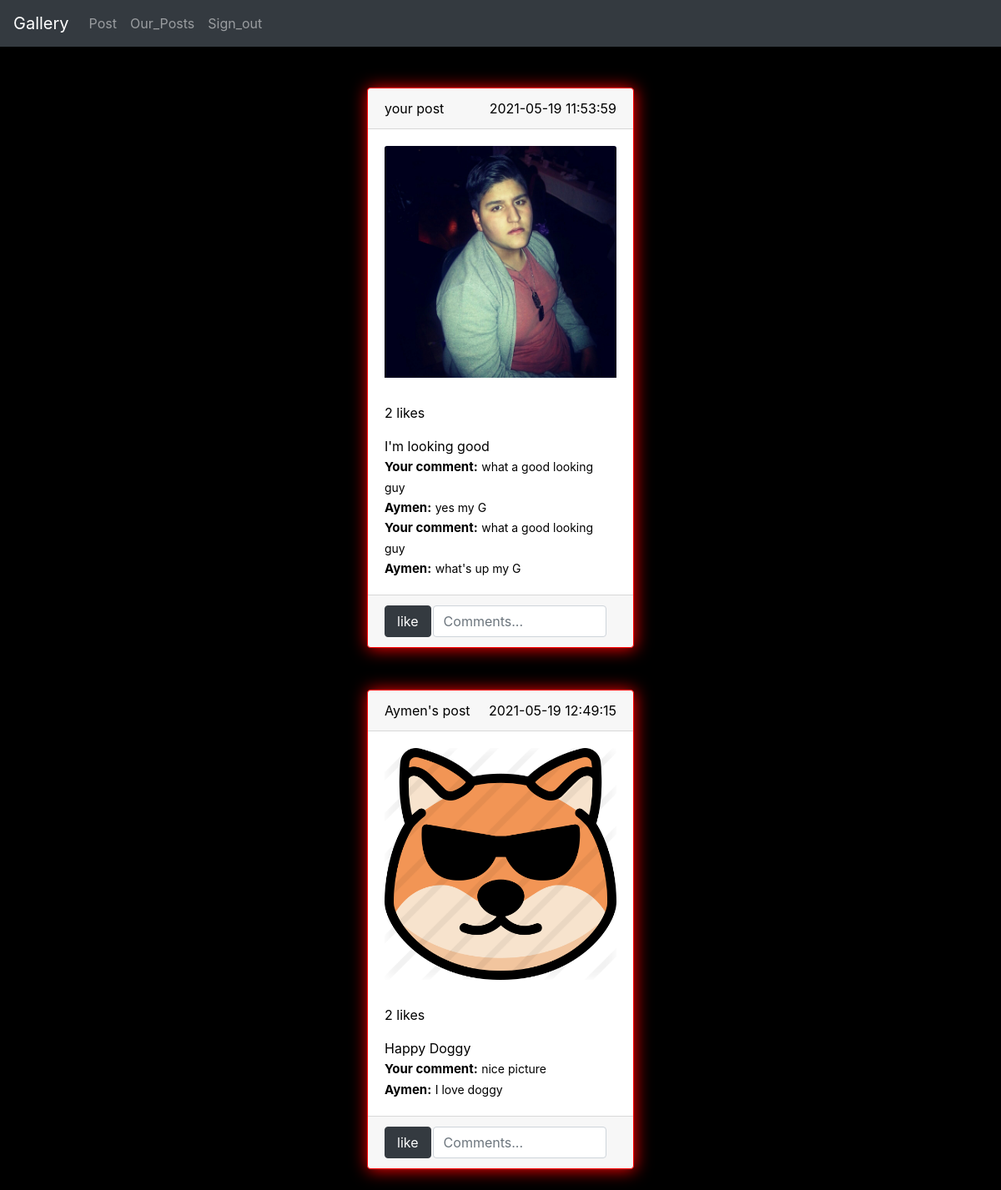
Page /our_post (signed in) on the committed database.
### Gallery/models.py (models this page shows)
class Photo(db.Model):
   id=db.Column(db.Integer,primary_key=True)
   description=db.Column(db.String(10000))
   path=db.Column(db.String(150))
   date=db.Column(db.DateTime(timezone=True),default=func.now())
   user_id=db.Column(db.Integer,db.ForeignKey('user.id'))

class Comment(db.Model):
  id=db.Column(db.Integer, primary_key=True)
  photo_id=db.Column(db.Integer,db.ForeignKey('photo.id'))
  user_id=db.Column(db.Integer,db.ForeignKey('user.id'))
  body=db.Column(db.String(10000))

class User(db.Model,UserMixin):
   id=db.Column(db.Integer, primary_key=True)
   email=db.Column(db.String(150), unique=True)
   password=db.Column(db.String(150))
   first_name=db.Column(db.String(150))
   photos=db.relationship('Photo',backref='user', lazy=True)
   comments=db.relationship('Comment',backref='user',lazy=True)

### Gallery/views.py (the view)
@views.route('/our_post',methods=['GET','POST'])
@login_required
def our_photo():
   if request.method=='POST':
      comment=request.form.get('comment')
      photo_id=request.form.get('photo_id')
      check_comment(comment,photo_id)
   photos=Photo.query.all()
   return render_template("our_photo.html",user=current_user,photos=photos,Like=Like,Comment=Comment)

### Gallery/__init__.py (called while the page is built)
def make_app():
  app.config['SECRET_KEY']='1234'
  app.config['UPLOAD_FOLDER'] = UPLOAD_FOLDER
  app.config['SQLALCHEMY_DATABASE_URI']=f'sqlite:///{DB_NAME}'
  db.init_app(app)
  from .views import views
  from .auth import auth
  from .models import User,Photo,Like,Comment
  make_database(app)
  app.register_blueprint(views,url_prefix='/')
  app.register_blueprint(auth,url_prefix='/')
  login_manager=LoginManager()
  login_manager.login_view='auth.sign_in'
  login_manager.init_app(app)
  @login_manager.user_loader
  def load_user(id):
    return User.query.get((int(id)))
  return app

### Gallery/templates/our_photo.html (shortened to what this page needs)
{% extends "parent.html" %}
{% block link %}<link rel="stylesheet" href="{{ url_for('static', filename='css/styles.css') }}">{% endblock %}
{% block content %}
{% for photo in photos %}
<div class="col-md-9 col-sm-11 d-flex justify-content-center background" style="margin:auto;"  >
  <div class="cards-spacing">
      <div class="card text-center" style="width: 20rem; ">
          <div class="card-header">
              <span class="post-title">
                  {% if current_user.first_name==photo.user.first_name %}
                   your post
                  {% else %}
                  {{photo.user.first_name}}'s post
                  {% endif %}
                </span>
              <span class="post-date">{{photo.date}}</span>
          </div>
          <div class="card-body">
              <img class="card-img-top" src={{photo.path}} alt="Card image cap">
              <p class="card-text likes">{{Like.query.filter_by(photo_id=photo.id).count()}} likes</p>
              <div class="card-text">{{photo.description}}</div>
              {% set comments =Comment.query.filter_by(photo_id=photo.id)%}
              {% for comment in comments %}
              <div class="card-text">
              {% if comment.user.id==current_user.id%}
                <b style="font-size: 15px;">Your comment:</b>
              {% else %}
                 <b style="font-size: 15px;">{{comment.user.first_name}}:</b>
              {% endif %}
             <span  style="font-size: 14px;"> {{comment.body}}</span></div>
              {% endfor %}
          </div>
          <div class="card-footer text-muted">
            <form method='POST'>
            <button type="button" class="btn btn-dark like" onClick="addlike({{photo.id}})">like</button>
              <input class="form-control comment" type="text" placeholder="Comments..." name="comment" >
          </div>
      </div>
  </div>
</div>
{% endfor %}
{% endblock %}

### Gallery/templates/parent.html (shortened to what this page needs)
<!DOCTYPE html>
<html lang="en">
<head>
  <link
  rel="stylesheet"
  href="https://stackpath.bootstrapcdn.com/bootstrap/4.4.1/css/bootstrap.min.css"
/>
<link
  rel="stylesheet"
  href="https://stackpath.bootstrapcdn.com/font-awesome/4.7.0/css/font-awesome.min.css"
/>
{% block link %}{% endblock %}
</head>
<body style="background-color: black; color: rgba(240, 255, 255, 0.74);">
  <nav class="navbar navbar-expand-lg navbar-dark bg-dark mb-4">
    <a class="navbar-brand" href="#">Gallery</a>
    <div class="collapse navbar-collapse" id="navbarNavAltMarkup">
      <div class="navbar-nav">
        {% if user.is_authenticated %}
        <a class="nav-item nav-link" href="/post">Post</a>
        <a class="nav-item nav-link" href="/our_post ">Our_Posts</a>
        <a class="nav-item nav-link" href="/sign_out">Sign_out</a>
        {% else %}
        <a class="nav-item nav-link" href="/sign_in">Sign_in</a>
        <a class="nav-item nav-link" href="/">Sign_up</a>
        {% endif %}
      </div>
    </div>
  </nav>
    {% block content %}  {% endblock %}
</body>
</html>
</body>
</html>

### Gallery/static/css/styles.css (style rules this page uses)
.cards-spacing { margin: 25px 0px 25px 0px; }
.post-title { float:left; }
.post-date { float:right; }
.card-text { text-align: left; }
.likes { margin-top: 30px; }
.card { box-shadow:1px 1px 20px red ; border: 1px solid red ; color: black; }
.comment { float: left; width:75%; }
.like { float: left; width:20%; margin-right: 2px; }

### rows in the picture
Photo: shows "your post", date "2021-05-19 11:53:59", path (picture), query.filter_by "2", description "I'm looking good"
Comment: shows "Your comment:", body "what a good looking guy"
Comment: user.first_name "Aymen", body "yes my G"
Comment: shows "Your comment:", body "what a good looking guy"
Comment: user.first_name "Aymen", body "what's up my G"
Photo: user.first_name "Aymen", date "2021-05-19 12:49:15", path (picture), query.filter_by "2", description "Happy Doggy"
Comment: shows "Your comment:", body "nice picture"
Comment: user.first_name "Aymen", body "I love doggy"
